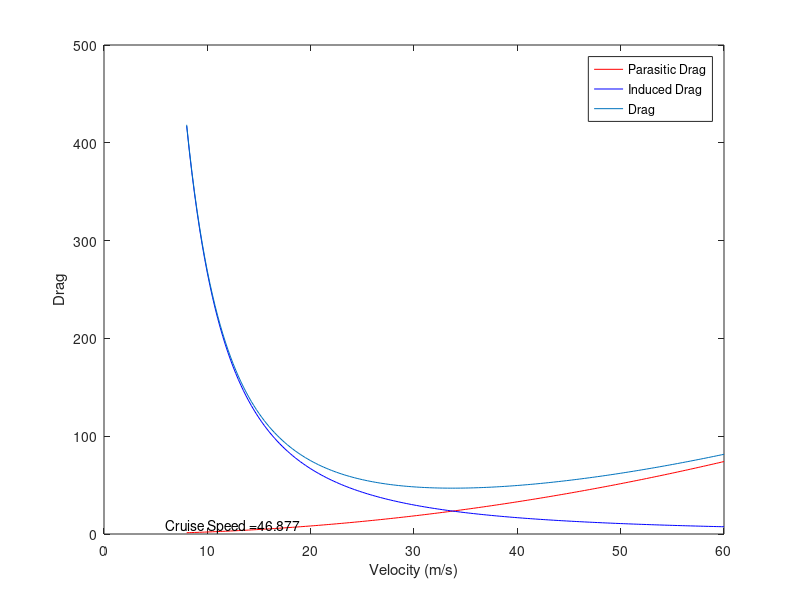

This figure's MATLAB source:
clear all
close all
clc

% Cl = 2;
d = 1.225;
s = 1.6129;
L = 200*4.44822;
dv = .00001983;
span = 3.3528;
Bc = .6096;
Tc = Bc*.4;
MAC = Bc-(2*(Bc-Tc)*(0.5*Bc+Tc)/(3*(Bc+Tc)));
ef = .8;
AR = span/MAC;



v = 8:.25:60;
Dps = 0;
Dis = 0;

for i = 1:length(v)
    
Re = (d*v(i)*MAC)/dv;
Cf = 1.328/(sqrt(Re));

sdr = 0.4292120448;

Cd0 = .0336;
Dp = .5*d*(v(i)^2)*Cd0;

Cl = L/(.5*d*(v(i)^2)*s);
Cdi = Cl^2/(pi*AR*ef);
Di = .5*d*(v(i)^2)*Cdi;

Dps = [Dps Dp];
Dis = [Dis Di];

end

vt = sqrt((2*L)/(.5*d*s));
vstall = sqrt((L)/(.5*d*s*1.8));

Dpf = Dps(2:end);
Dif = Dis(2:end);
D = Dpf+Dif;
eff = min(D);
figure(1)
plot(v,Dpf,'r')
hold on
plot(v,Dif,'b')
hold on
plot(v,D);
xlabel('Velocity (m/s)');
ylabel('Drag');
legend('Parasitic Drag','Induced Drag','Drag')
te = strcat('Cruise Speed = ',num2str(eff));
text(6,8,te)

vt
vstall